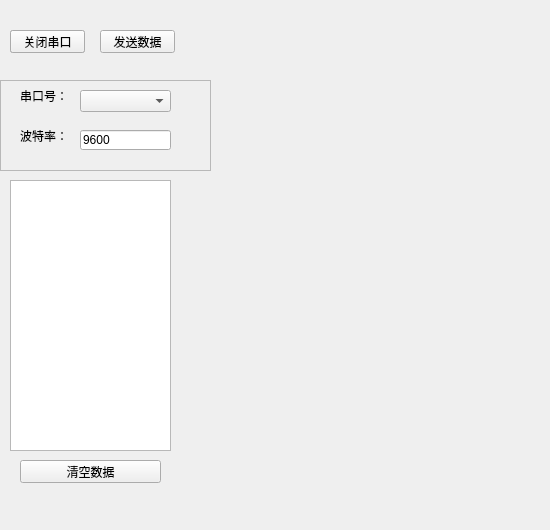
<?xml version="1.0" encoding="UTF-8"?>
<ui version="4.0">
 <class>Widget</class>
 <widget class="QWidget" name="Widget">
  <property name="geometry">
   <rect>
    <x>0</x>
    <y>0</y>
    <width>550</width>
    <height>530</height>
   </rect>
  </property>
  <property name="windowTitle">
   <string>Widget</string>
  </property>
  <property name="windowIcon">
   <iconset resource="image/image.qrc">
    <normaloff>:/ico/logo.ico</normaloff>:/ico/logo.ico</iconset>
  </property>
  <widget class="QFrame" name="frame">
   <property name="geometry">
    <rect>
     <x>0</x>
     <y>80</y>
     <width>211</width>
     <height>91</height>
    </rect>
   </property>
   <property name="frameShape">
    <enum>QFrame::StyledPanel</enum>
   </property>
   <property name="frameShadow">
    <enum>QFrame::Raised</enum>
   </property>
   <widget class="QComboBox" name="comboBox">
    <property name="geometry">
     <rect>
      <x>80</x>
      <y>10</y>
      <width>91</width>
      <height>22</height>
     </rect>
    </property>
   </widget>
   <widget class="QLineEdit" name="lineEdit">
    <property name="geometry">
     <rect>
      <x>80</x>
      <y>50</y>
      <width>91</width>
      <height>20</height>
     </rect>
    </property>
    <property name="text">
     <string>9600</string>
    </property>
   </widget>
   <widget class="QLabel" name="label_2">
    <property name="geometry">
     <rect>
      <x>20</x>
      <y>10</y>
      <width>54</width>
      <height>12</height>
     </rect>
    </property>
    <property name="text">
     <string>串口号：</string>
    </property>
   </widget>
   <widget class="QLabel" name="label_3">
    <property name="geometry">
     <rect>
      <x>20</x>
      <y>50</y>
      <width>54</width>
      <height>12</height>
     </rect>
    </property>
    <property name="text">
     <string>波特率：</string>
    </property>
   </widget>
  </widget>
  <widget class="QTextEdit" name="textEdit">
   <property name="geometry">
    <rect>
     <x>10</x>
     <y>180</y>
     <width>161</width>
     <height>271</height>
    </rect>
   </property>
  </widget>
  <widget class="QPushButton" name="pushButton_cmopen">
   <property name="geometry">
    <rect>
     <x>10</x>
     <y>30</y>
     <width>75</width>
     <height>23</height>
    </rect>
   </property>
   <property name="text">
    <string>打开串口</string>
   </property>
  </widget>
  <widget class="QPushButton" name="pushButton_send">
   <property name="geometry">
    <rect>
     <x>100</x>
     <y>30</y>
     <width>75</width>
     <height>23</height>
    </rect>
   </property>
   <property name="text">
    <string>发送数据</string>
   </property>
  </widget>
  <widget class="QPushButton" name="pushButton_cmclose">
   <property name="geometry">
    <rect>
     <x>10</x>
     <y>30</y>
     <width>75</width>
     <height>23</height>
    </rect>
   </property>
   <property name="text">
    <string>关闭串口</string>
   </property>
  </widget>
  <widget class="QPushButton" name="pushButton_clear">
   <property name="geometry">
    <rect>
     <x>20</x>
     <y>460</y>
     <width>141</width>
     <height>23</height>
    </rect>
   </property>
   <property name="text">
    <string>清空数据</string>
   </property>
  </widget>
 </widget>
 <layoutdefault spacing="6" margin="11"/>
 <resources>
  <include location="image/image.qrc"/>
 </resources>
 <connections/>
</ui>
